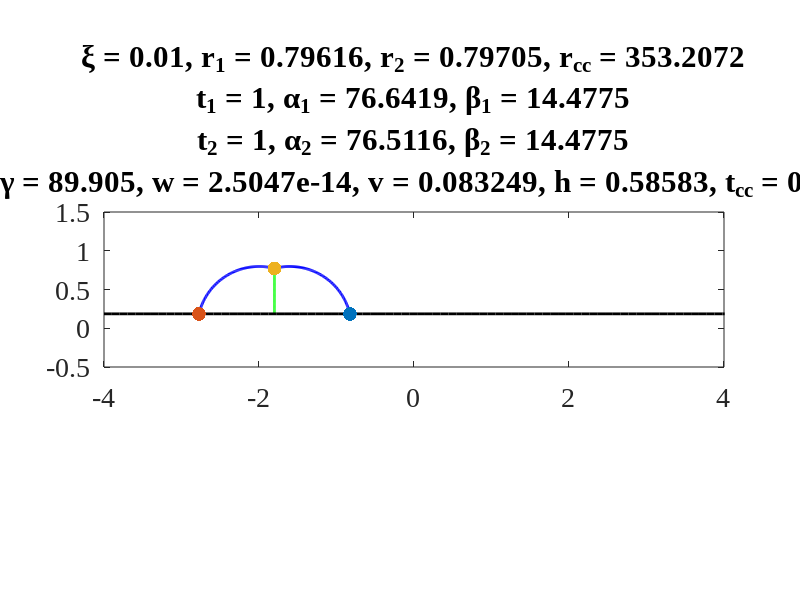

Reproduce this figure in MATLAB.
% Author: Calina A. Copos
% Last updated: 1/5/21
clear;
close all;
clc;

% Known parameters: f, xi, t1, t2, tcc, t0, tau

% Dimensionless parameters
f   = 0.1;          % maximal adhesion/protrusion
xi  = 0.01;         % effective drag
t1  = 1.0;          % leader force
t2  = 1.0;          % trailer force
tcc = 0.5;          % cell-cell force
t0  = 1.3;          % characteristic tension that breaks adhesions
tau = 0.1;          % ratio of membrane tension to adhesion/protrusion

epsilon  = 0.001;
v        = f + t1*(tau/t0^2-f/t0);       % velocity (linear approx. v = f + t*(tau/t0^2 - f/t0))
dh       = 1.;
dv       = 1.;
dg       = 1.;
count    = 0;

%% Numerical solver

tolv = 0.05; 
tolh = 0.01;
w = -0.5;
v = f + t1*(tau/t0^2-f/t0);
%v = 0.1;
while(dv>=tolv && count<=10000)
%while(count<=1)
    dh = 1.;
    %v = 0.001;
    v = v + epsilon;
    w = -0.5;
    %w = w + epsilon;
    %v = epsilon;
    
    while(dh>tolh && count<=10000)
        w = w + epsilon;
        wsgn = w/abs(w);
        
        % Step 1. Guess v. Force balance at front and rear endpoints
        % (1.a) (1+f) (1 - t1/(t0+tau)) - v = t1 cos(a1)
        % (1.b) (1-f) (1 - t2/(t0-tau)) + v = t2 cos(a2)

        a1 = acos( (1+f)*(1-t1/(t0+tau))/t1 - v/t1 );
        a2 = acos( (1-f)*(1-t2/(t0-tau))/t2 + v/t2 );
        % varies greatly with t0 (critical adhesion breaking force)

        % Step 2. Guess w. Force balance at the top of cell-cell region.
        % (2.a) t1 cos(b1) - t2 cos(b2) +/- tcc sin(|w|) = 0
        % (2.b) t1 sin(b1) + t2 sin(b2) -   tcc cos(|w|) = 0
        % play around with tcc, xi
        %func1 = @(b2) t1*sin( acos(t2/t1*cos(b2) + tcc/t1*sin(w)) ) + t2*sin(b2) - tcc*cos(w);
        %b2 = fzero(func1,[-pi/2,pi/2]);
        %b1 = acos( t2/t1*cos(b2) + tcc/t1*sin(w) );
        
        func1 = @(b2) t1*sin( acos(t2/t1*cos(b2) - wsgn*tcc/t1*sin(abs(w))) ) + t2*sin(b2) - tcc*cos(abs(w));
        %b2 = fzero(func1,[-pi/2,pi/2]);
        try 
            b2 = fzero(func1,0);
        catch 
            continue
        end
        b1 = acos( t2/t1*cos(b2) - wsgn*tcc/t1*sin(abs(w)) );
        
%         if (b1<0 || b2<0 || imag(b1)>1e-10 || imag(b2)>1e-10)
%             wsgn = -1;
%             func1 = @(b2) t1*sin( acos(t2/t1*cos(b2) - tcc/t1*sin(w)) ) + t2*sin(b2) - tcc*cos(w);
%             b2 = fzero(func1,[-pi/2,pi/2]);
%             b1 = acos( t2/t1*cos(b2) - tcc/t1*sin(w) );
%             sprintf('here')
%         end
        
        % Zero out the imaginary components
        if imag(b1)<=1e-10
            b1 = real(b1);
        end
        if imag(b2)<=1e-10
            b2 = real(b2);
        end

        % For vertical tcc (aka w approx 0)
        % (2.0.a) t1 cos(b1) = t2 cos(b2) -> b1 = acos( t2/t1 cos(b2) )
        % (2.0.b) t1 sin(b1) + t2 sin(b2) = tcc
    %     func = @(b2) t1*sin(acos(t2*cos(b2)/t1)) + t2*sin(b2) - tcc;
    %     b2 = fzero(func,-1.5);
    %     b1 = acos(t2/t1*cos(b2));

        % Step 3.
        % (3.a) r1 = (1/2 - 1/4 sin(2*a1) + (1/2 - 1/4 sin (2*b1))^(-1/2)
        % (3.b) r2 = (1/2 - 1/4 sin(2*a2) + (1/2 - 1/4 sin (2*b2))^(-1/2)
        
        %r1 = ( (0.5 - 0.25*sin(2*a1)) + (0.5 - 0.25*sin(2*b1)) )^(-1/2);
        %r2 = ( (0.5 - 0.25*sin(2*a2)) + (0.5 - 0.25*sin(2*b2)) )^(-1/2);
        
        % (attempt 6/8/21 did not work also not correct)
        %r1 = ( (a1 - 0.25*sin(2*a1)) + (b1 - 0.25*sin(2*b1)) )^(-1/2);
        %r2 = ( (a2 - 0.25*sin(2*a2)) + (b2 - 0.25*sin(2*b2)) )^(-1/2);
        
        % WRONG (re-visited)
        % (3.a) r1 = ( (a1+b1) - 0.5*sin(a1)*cos(a1) - 0.5*cos(a1)*cos(a1)*tan(b1) )^(-1/2)
        % (3.b) r2 = ( (a2+b2) - 0.5*sin(a2)*cos(a2) - 0.5*cos(a2)*cos(a2)*tan(b2) )^(-1/2)
        
        % (works 6/9/21)
        %r1 = ( (a1+b1) - 0.5*sin(a1)*cos(a1) - 0.5*cos(a1)*cos(a1)*tan(b1) )^(-1/2);
        %r2 = ( (a2+b2) - 0.5*sin(a2)*cos(a2) - 0.5*cos(a2)*cos(a2)*tan(b2) )^(-1/2);
        
        % (include tiny triangles in area calculation, works 6/16/21)
        tt1 = 0.5*( cos(b1)-cos(a1)*tan(b1) )*( sin(b1)-cos(a1)*tan(b1)*tan(b1) );
        tt2 = 0.5*( cos(b2)-cos(a2)*tan(b2) )*( sin(b2)-cos(a2)*tan(b2)*tan(b2) );
        r1 = ( (a1+b1) - 0.5*sin(a1)*cos(a1) - 0.5*cos(a1)*cos(a1)*tan(b1) + tt1)^(-1/2);
        r2 = ( (a2+b2) - 0.5*sin(a2)*cos(a2) - 0.5*cos(a2)*cos(a2)*tan(b2) + tt2)^(-1/2);
        
        % Step 4.
        % (4.a) h = h1 = r1*(cos(b1)-cos(a1))
        % (4.b) h = h2 = r2*(cos(b2)-cos(a2))

        h1 = r1*(cos(b1)-cos(a1));
        h2 = r2*(cos(b2)-cos(a2));
        dh = abs(h2-h1);
        
        if(real(a1*180/pi)>=170)
            keyboard();
        end

        %sprintf('Angles (degrees): a1=%.4f a2=%.4f b1=%.4f b2=%.4f w=%.4f',a1*180/pi,a2*180/pi,b1*180/pi,b2*180/pi,w*180/pi)
        %sprintf('Cell-cell region: h1=%.4f h2=%.4f dh=%.4f',h1,h2,dh)
    end
    
    h = h2;

    % Step 5. Intracellular pressure
    p1 = t1/r1;
    p2 = t2/r2;

    % Step 6. Find the radius of curvature for the cell-cell junction:
    %rcc = tcc/abs(t2/r2 - t1/r1);
    rcc = tcc/abs(t2/r2 - t1/r1); % edited 6/16

    % Step 7.
    func2 = @(x) h^2/(cos(x+abs(w))^2) - 2*rcc^2*(1-cos(2*x));
    %func2 = @(x) h^2/(cos(x-w)^2) - 2*rcc^2*(1-cos(2*x));
    
    try 
        x = fzero(func2,0);
    catch 
        continue
    end
  
    %x = fzero(func2,[0,pi/4]);
    %gamma = pi/2-w-2*x;
    gamma = pi/2-abs(w)-2*abs(x);
    
%     if(wsgn<0)
%         func2 = @(x) h^2/(cos(x-w)^2) - 2*rcc^2*(1-cos(2*x));
%         x = fzero(func2,[0,pi/4]);
%         gamma = pi/2-2*x+w;
%     end

    % Step 8.
    % tcc cos(gamma) = xi*v at the bottom of the cell-cell boundary
    vv = tcc*cos(gamma)/xi;
    dv = abs(vv-v);
    
    %sprintf('Speed: v=%.4f vv=%.4f',v,vv)
    %sprintf('Angle: gamma=%.4f',gamma)
    count = count + 1;
end

%% Plotting
% Trailer cell
%center2 = [-2+r2*cos(a2),0-r2*sin(a2)];
center2 = [-2,0];
start_angle2 = pi/2+a2;
end_angle2 = pi/2-b2;
N = 100;
th2 = linspace(start_angle2,end_angle2,N);
x2 = center2(1) + r2*cos(th2);
y2 = center2(2) + r2*sin(th2);
plot(x2,y2,'-b','linewidth',2);
hold on
%plot(x2(end)*ones(N,1),linspace(y2(1),y2(end),N),'-k','linewidth',2);

% Leader cell
center1 = [center2(1)+r2*cos(pi/2-b2)+r1*cos(pi/2-b1);center2(2)-(r1*sin(pi/2-b1)-r2*sin(pi/2-b2))];
start_angle1 = pi/2-a1;
end_angle1 = pi/2+b1;
th1 = linspace(start_angle1,end_angle1,N);
x1 = center1(1) + r1*cos(th1);
y1 = center1(2) + r1*sin(th1);
plot(x1,y1,'-b','linewidth',2);
hold on;
%plot(x1(end)*ones(N,1),linspace(y1(1),y1(end),N),'-k','linewidth',2);

%start_angle_cc = 3*pi/2+gamma;
if wsgn<0
    start_angle_cc = 3*pi/2+gamma+2*x;
    end_angle_cc = start_angle_cc-2*x;
elseif wsgn>0
    start_angle_cc = 3*pi/2-gamma-2*x;
    end_angle_cc = start_angle_cc+2*x;
end

start_angle_cc = 3*pi/2+gamma+2*x;
end_angle_cc = start_angle_cc-2*x;

th3 = linspace(start_angle_cc,end_angle_cc,N);
%center3 = [x1(end)+wsgn*rcc*cos(abs(w));y1(end)+rcc*sin(abs(w))];
%center3 = [x1(end)-rcc*sin(pi/2-w);y1(end)+rcc*cos(pi/2-w)];
%center3 = [x1(end)+h*cot(gamma+x)-rcc*cos(pi/2-gamma);y1(end)-rcc*sin(abs(w))];
center3 = [x1(end)-h*cot(gamma+x)-rcc*cos(pi/2-gamma);y1(end)+rcc*sin(abs(w))];
%center3=[x1(end)-rcc*sin(3*pi/4-gamma);y1(end)+rcc*sin(3*pi/4-gamma)];
x3 = center3(1) + rcc*cos(th3);
y3 = center3(2) + rcc*sin(th3);
plot(x3,y3,'-g','linewidth',2);

plot(linspace(-4,6,100),y2(1)*ones(100,1),'-k','linewidth',2);
scatter(x1(1),y1(1),100,'bo','fill');
scatter(x2(1),y2(1),100,'bo','fill');
scatter(x1(end),y1(end),100,'bo','fill');
set(gca,'fontsize',20,'fontname','Times New Roman'); box on;
set(gcf,'color','w');
title({['\xi = ',num2str(xi), ', r_{1} = ',num2str(r1),', r_{2} = ',num2str(r2),', r_{cc} = ',num2str(rcc)],['t_{1} = ', num2str(t1), ', \alpha_{1} = ', num2str(a1*180/pi),', \beta_{1} = ', num2str(real(b1)*180/pi)],['t_{2} = ', num2str(t2), ', \alpha_{2} = ', num2str(a2*180/pi),', \beta_{2} = ',num2str(real(b2)*180/pi)],['\gamma = ', num2str(real(gamma)*180/pi),', w = ', num2str(real(w)*180/pi),', v = ', num2str(v),', h = ', num2str(h),', t_{cc} = ',num2str(tcc)]});
xlim([-4 4]); ylim([-0.5 1.5]);
pbaspect([8 2 1]);

% Compute area of trailer cell (updated 6/16)
%xT = [x2,fliplr(x3),x2(1)];
%yT = [y2,fliplr(y3),y2(1)];

xT = [x2,x3,flip(x2)];
yT = [y2,y3,y2(1)*ones(1,length(y2))];
aT = polyarea(xT,yT);

% Compute area of leader cell (updated 6/16)
%xT = [x1,fliplr(x3),x1(1)];
%yT = [y1,fliplr(y3),y1(1)];

xL = [x1,x3,flip(x1)];
yL = [y1,y3,y1(1)*ones(1,length(y1))];
aL = polyarea(xL,yL);

sprintf('Area of leader cell %.4f and trailer cell %.4f',aL,aT)

save bubble_v7.mat;


